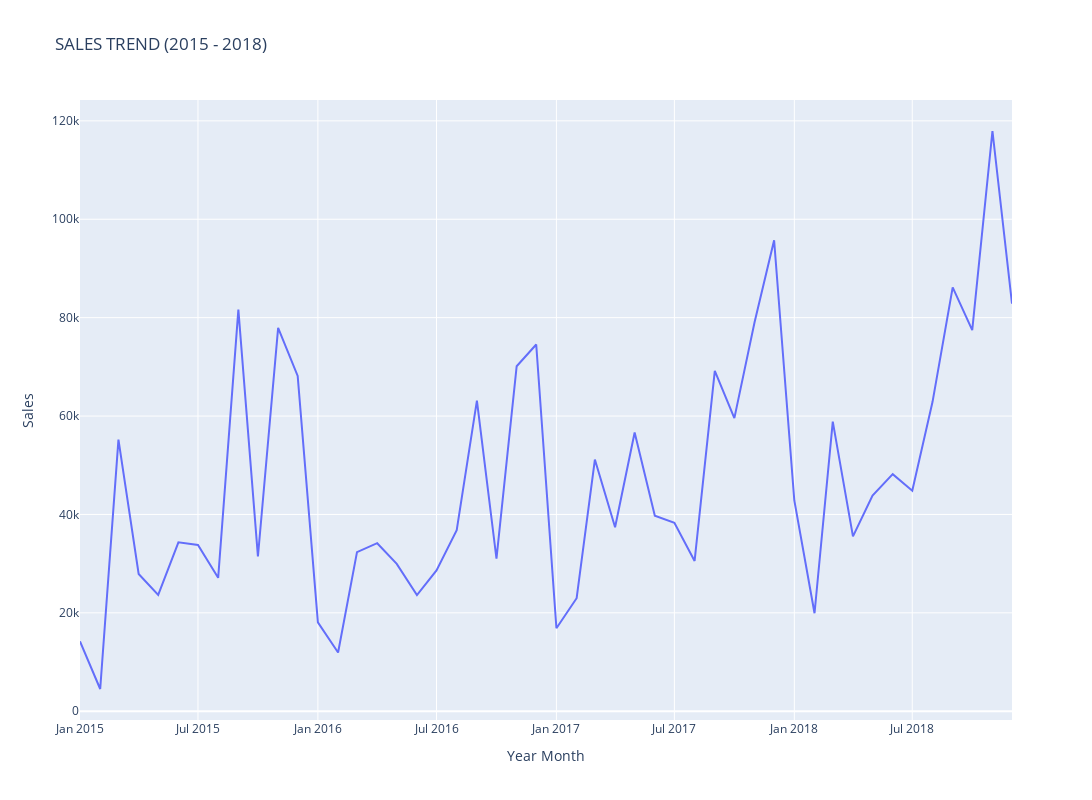

The notebook cell saved with this chart:
### Code cell
fig = px.line(sales_trend, x="Year Month", y="Sales",title = 'SALES TREND (2015 - 2018)', width=2000, height=800)
fig.show()

### Figure 1 — Plotly figure (JSON) as saved in the notebook; plotly's stock layout.template omitted (floating-point values rounded to 4 significant figures)
{"data": [{"hovertemplate": "Year Month=%{x}<br>Sales=%{y}<extra></extra>", "legendgroup": "", "line": {"color": "#636efa", "dash": "solid"}, "marker": {"symbol": "circle"}, "mode": "lines", "name": "", "orientation": "v", "showlegend": false, "type": "scatter", "x": ["2015-01", "2015-02", "2015-03", "2015-04", "2015-05", "2015-06", "2015-07", "2015-08", "2015-09", "2015-10", "2015-11", "2015-12", "2016-01", "2016-02", "2016-03", "2016-04", "2016-05", "2016-06", "2016-07", "2016-08", "2016-09", "2016-10", "2016-11", "2016-12", "2017-01", "2017-02", "2017-03", "2017-04", "2017-05", "2017-06", "2017-07", "2017-08", "2017-09", "2017-10", "2017-11", "2017-12", "2018-01", "2018-02", "2018-03", "2018-04", "2018-05", "2018-06", "2018-07", "2018-08", "2018-09", "2018-10", "2018-11", "2018-12"], "xaxis": "x", "y": [14210.0, 4520.0, 55210.0, 27910.0, 23640.0, 34320.0, 33780.0, 27120.0, 81620.0, 31450.0, 77910.0, 68170.0, 18070.0, 11950.0, 32340.0, 34150.0, 29960.0, 23600.0, 28610.0, 36820.0, 63130.0, 31010.0, 70130.0, 74540.0, 16870.0, 22980.0, 51170.0, 37390.0, 56660.0, 39720.0, 38320.0, 30540.0, 69190.0, 59580.0, 79070.0, 95740.0, 42840.0, 19920.0, 58860.0, 35540.0, 43830.0, 48190.0, 44830.0, 62840.0, 86150.0, 77450.0, 117900.0, 82830.0], "yaxis": "y"}], "layout": {"height": 800, "legend": {"tracegroupgap": 0}, "title": {"text": "SALES TREND (2015 - 2018)"}, "width": 2000, "xaxis": {"anchor": "y", "domain": [0.0, 1.0], "title": {"text": "Year Month"}}, "yaxis": {"anchor": "x", "domain": [0.0, 1.0], "title": {"text": "Sales"}}}}
